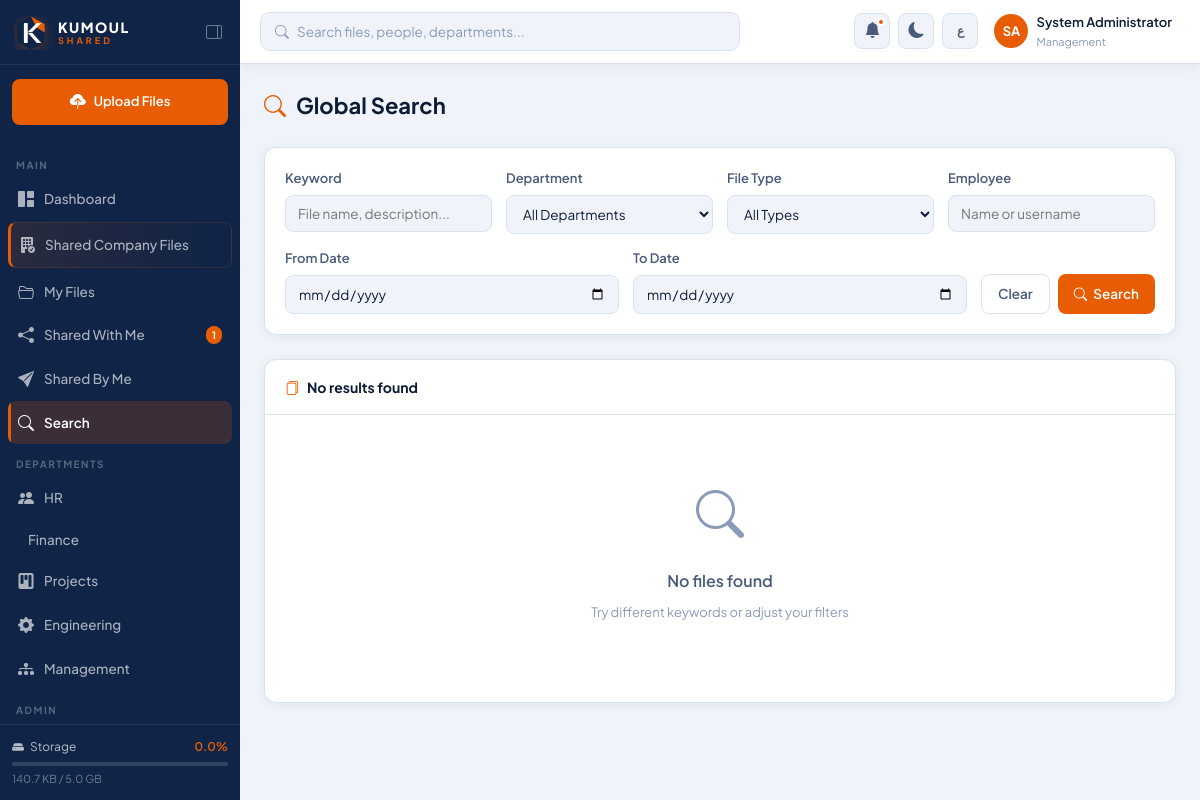
The page /search (signed in) on the database its author committed.
### app/models.py (models this page shows, shortened)
class User(UserMixin, db.Model):
    __tablename__ = 'users'
    id = db.Column(db.Integer, primary_key=True)
    username = db.Column(db.String(80), unique=True, nullable=False)
    email = db.Column(db.String(120), unique=True, nullable=False)
    full_name = db.Column(db.String(150), nullable=False)
    full_name_ar = db.Column(db.String(150))
    department = db.Column(db.String(100), nullable=False, default='General')
    role = db.Column(db.String(20), nullable=False, default='employee')
    password_hash = db.Column(db.String(256), nullable=False)
    is_active = db.Column(db.Boolean, default=True)
    avatar_color = db.Column(db.String(20), default='#1a3a6b')
    storage_used = db.Column(db.BigInteger, default=0)
    storage_limit = db.Column(db.BigInteger, default=5 * 1024 * 1024 * 1024)
    created_at = db.Column(db.DateTime, default=datetime.utcnow)
    last_login = db.Column(db.DateTime)
    theme = db.Column(db.String(10), default='light')
    language = db.Column(db.String(5), default='en')
    files = db.relationship('File', backref='owner', lazy='dynamic', foreign_keys='File.owner_id')
    folders = db.relationship('Folder', backref='owner', lazy='dynamic', foreign_keys='Folder.owner_id')
    notifications = db.relationship('Notification', backref='user', lazy='dynamic')
    sent_shares = db.relationship('FileShare', backref='sender', lazy='dynamic', foreign_keys='FileShare.sender_id')
    received_shares = db.relationship('FileShare', backref='recipient', lazy='dynamic', foreign_keys='FileShare.recipient_id')
    def get_initials(self):
        parts = self.full_name.split()
        if len(parts) >= 2:
            return parts[0][0].upper() + parts[-1][0].upper()
        return self.full_name[:2].upper()
    def storage_percent(self):
        if self.storage_limit == 0:
            return 0
        return min(100, round((self.storage_used / self.storage_limit) * 100, 1))

### app/routes/search.py (the view, shortened to what this page needs)
@search_bp.route('/search')
@login_required
def search():
    q = request.args.get('q', '').strip()
    dept = request.args.get('dept', '')
    file_type = request.args.get('type', '')
    date_from = request.args.get('date_from', '')
    date_to = request.args.get('date_to', '')
    owner = request.args.get('owner', '')
    results = []
    from app.models import DEPARTMENTS
    return render_template('files/search.html',
        results=results, q=q, dept=dept, file_type=file_type,
        date_from=date_from, date_to=date_to, owner=owner,
        departments=DEPARTMENTS
    )

### app/__init__.py (called while the page is built)
def fmt_bytes(size):
    if not size:
        return '0 B'
    for unit in ['B', 'KB', 'MB', 'GB', 'TB']:
        if size < 1024:
            return f"{size:.1f} {unit}"
        size /= 1024
    return f"{size:.1f} TB"

### app/models.py (called while the page is built)
@login_manager.user_loader
def load_user(user_id):
    return User.query.get(int(user_id))

### app/templates/files/search.html (shortened to what this page needs)
{% extends 'base.html' %}
{% block content %}
<div class="page-header">
  <div class="page-title"><i class="bi bi-search"></i> Global Search</div>
</div>
<div class="card" style="margin-bottom:24px">
  <div class="card-body">
    <form method="GET" action="{{ url_for('search.search') }}">
      <div style="display:grid;grid-template-columns:1fr 1fr 1fr 1fr;gap:14px;margin-bottom:14px">
        <div class="form-group" style="margin:0">
          <label class="form-label">Keyword</label>
          <input type="text" name="q" class="form-control" placeholder="File name, description..." value="{{ q }}">
        </div>
        <div class="form-group" style="margin:0">
          <label class="form-label">Department</label>
          <select name="dept" class="form-control">
            <option value="">All Departments</option>
          </select>
        </div>
        <div class="form-group" style="margin:0">
          <label class="form-label">File Type</label>
          <select name="type" class="form-control">
            <option value="">All Types</option>
          </select>
        </div>
        <div class="form-group" style="margin:0">
          <label class="form-label">Employee</label>
          <input type="text" name="owner" class="form-control" placeholder="Name or username" value="{{ owner }}">
        </div>
      </div>
      <div style="display:grid;grid-template-columns:1fr 1fr auto;gap:14px;align-items:flex-end">
        <div class="form-group" style="margin:0">
          <label class="form-label">From Date</label>
          <input type="date" name="date_from" class="form-control" value="{{ date_from }}">
        </div>
        <div class="form-group" style="margin:0">
          <label class="form-label">To Date</label>
          <input type="date" name="date_to" class="form-control" value="{{ date_to }}">
        </div>
        <div style="display:flex;gap:8px">
          <a href="{{ url_for('search.search') }}" class="btn btn-outline">Clear</a>
          <button type="submit" class="btn btn-orange"><i class="bi bi-search"></i> Search</button>
        </div>
      </div>
    </form>
  </div>
</div>
{% if results is not none %}
<div class="card">
  <div class="card-header">
    <div class="card-title">
      <i class="bi bi-files"></i>
      {% if results %}
        {{ results|length }} result(s) found
        {% if q %} for "<strong>{{ q }}</strong>"{% endif %}
      {% else %}
        No results found
      {% endif %}
    </div>
  </div>
  {% if results %}
  <table class="file-table">
    <thead>
      <tr>
        <th>File</th>
        <th>Owner</th>
        <th>Department</th>
        <th>Size</th>
        <th>Date</th>
        <th>Actions</th>
      </tr>
    </thead>
    <tbody>
      {% for file, owner in results %}
      <tr>
        <td>
          <div style="display:flex;align-items:center;gap:10px">
            <i class="bi {{ file.icon_class() }}" style="font-size:20px;flex-shrink:0"></i>
            <div>
              <div style="font-weight:600;font-size:13px">{{ file.original_name }}</div>
              {% if file.description %}<div style="font-size:11px;color:var(--text-3)">{{ file.description[:60] }}{% if file.description|length > 60 %}...{% endif %}</div>{% endif %}
            </div>
          </div>
        </td>
        <td>
          <div style="display:flex;align-items:center;gap:6px">
            <div class="user-avatar" style="background:{{ owner.avatar_color }};width:26px;height:26px;border-radius:50%;display:flex;align-items:center;justify-content:center;font-size:10px;color:white;font-weight:700;flex-shrink:0">
              {{ owner.get_initials() }}
            </div>
            <span style="font-size:13px">{{ owner.full_name }}</span>
          </div>
        </td>
        <td>{% if file.department %}<span class="dept-tag">{{ file.department }}</span>{% else %}—{% endif %}</td>
        <td style="color:var(--text-3)">{{ file.human_size() }}</td>
        <td style="color:var(--text-3)">{{ file.created_at.strftime('%Y-%m-%d') }}</td>
        <td>
          <div style="display:flex;gap:4px">
            {% if file.is_previewable() %}
            <a href="{{ url_for('files.view_file', file_id=file.id) }}" class="file-action-btn" title="Preview"><i class="bi bi-eye"></i></a>
            {% endif %}
            <a href="{{ url_for('files.download', file_id=file.id) }}" class="file-action-btn" title="Download"><i class="bi bi-download"></i></a>
            <button class="file-action-btn" data-share-file="{{ file.id }}" data-file-name="{{ file.original_name }}" title="Share"><i class="bi bi-share"></i></button>
          </div>
        </td>
      </tr>
      {% endfor %}
    </tbody>
  </table>
  {% else %}
  <div class="empty-state">
    <i class="bi bi-search"></i>
    <h3>No files found</h3>
    <p>Try different keywords or adjust your filters</p>
  </div>
  {% endif %}
</div>
{% endif %}
{% endblock %}

### app/templates/base.html (shortened to what this page needs)
<!DOCTYPE html>
<html lang="{{ current_user.language if current_user.is_authenticated else 'en' }}"
      dir="{{ 'rtl' if (current_user.is_authenticated and current_user.language == 'ar') else 'ltr' }}"
      data-theme="{{ current_user.theme if current_user.is_authenticated else 'light' }}">
<head>
  <link href="https://cdn.jsdelivr.net/npm/bootstrap-icons@1.11.3/font/bootstrap-icons.css" rel="stylesheet">
  <link rel="stylesheet" href="{{ url_for('static', filename='css/main.css') }}">
</head>
<body>
{% if current_user.is_authenticated %}
<div class="sidebar" id="sidebar">
  <div class="sidebar-brand">
    <a href="{{ url_for('dashboard.home') }}" class="brand-logo-link">
      <div class="brand-logo-full">
        <div class="brand-text">
          <span class="brand-name">KUMOUL</span>
          <span class="brand-sub">SHARED</span>
        </div>
      </div>
    </a>
    <button class="sidebar-toggle-btn" id="sidebarToggle" title="Toggle sidebar">
      <i class="bi bi-layout-sidebar-reverse"></i>
    </button>
  </div>
  <div class="sidebar-quick-upload">
    <a href="{{ url_for('files.upload') }}" class="btn-quick-upload">
      <i class="bi bi-cloud-upload-fill"></i>
      <span>Upload Files</span>
    </a>
  </div>
  <nav class="sidebar-nav">
    <div class="nav-section-label">Main</div>
    <a href="{{ url_for('dashboard.home') }}"
       class="nav-link {% if request.endpoint == 'dashboard.home' %}active{% endif %}">
      <i class="bi bi-grid-1x2-fill"></i><span>Dashboard</span>
    </a>
    <a href="{{ url_for('company.index') }}"
       class="nav-link nav-link-company {% if 'company.' in (request.endpoint or '') %}active{% endif %}">
      <i class="bi bi-building-fill-check"></i>
      <span>Shared Company Files</span>
    </a>
    <a href="{{ url_for('files.list_files') }}"
       class="nav-link {% if request.endpoint in ['files.list_files','files.upload','files.view_file'] %}active{% endif %}">
      <i class="bi bi-folder2-open"></i><span>My Files</span>
    </a>
    <a href="{{ url_for('sharing.shared_with_me') }}"
       class="nav-link {% if request.endpoint == 'sharing.shared_with_me' %}active{% endif %}">
      <i class="bi bi-share-fill"></i>
      <span>Shared With Me</span>
      {% if unread_notifications > 0 %}
      <span class="nav-badge">{{ unread_notifications }}</span>
      {% endif %}
    </a>
    <a href="{{ url_for('sharing.shared_by_me') }}"
       class="nav-link {% if request.endpoint == 'sharing.shared_by_me' %}active{% endif %}">
      <i class="bi bi-send-fill"></i><span>Shared By Me</span>
    </a>
    <a href="{{ url_for('search.search') }}"
       class="nav-link {% if request.endpoint == 'search.search' %}active{% endif %}">
      <i class="bi bi-search"></i><span>Search</span>
    </a>
    <div class="nav-section-label">Departments</div>
    {% set dept_icons = {'HR':'people','Finance':'cash-stack','Projects':'kanban','Engineering':'gear','Management':'diagram-3'} %}
    {% for dept in ['HR','Finance','Projects','Engineering','Management'] %}
    <a href="{{ url_for('files.list_files', dept=dept) }}"
       class="nav-link {% if request.args.get('dept') == dept %}active{% endif %}">
      <i class="bi bi-{{ dept_icons[dept] }}-fill"></i>
      <span>{{ dept }}</span>
    </a>
    {% endfor %}
    {% if current_user.role == 'admin' %}
    <div class="nav-section-label">Admin</div>
    <a href="{{ url_for('admin.dashboard') }}"
       class="nav-link {% if 'admin' in (request.endpoint or '') %}active{% endif %}">
    </a>
    {% endif %}
  </nav>
  <div class="sidebar-footer">
    <div class="storage-widget">
      <div class="storage-header">
        <i class="bi bi-hdd-fill"></i>
        <span>Storage</span>
        <span class="storage-percent">{{ current_user.storage_percent() }}%</span>
      </div>
      <div class="storage-bar">
      </div>
      <div class="storage-detail">
        {{ format_bytes(current_user.storage_used) }} / {{ format_bytes(current_user.storage_limit) }}
      </div>
    </div>
  </div>
</div>
<div class="main-wrapper" id="mainWrapper">
  <header class="topbar">
    <div class="topbar-left">
      <form action="{{ url_for('search.search') }}" method="GET" class="topbar-search">
        <i class="bi bi-search search-icon"></i>
        <input type="text" name="q"
               placeholder="Search files, people, departments..."
               value="{{ request.args.get('q', '') }}" autocomplete="off">
      </form>
    </div>
    <div class="topbar-right">
      <div class="topbar-notif" id="notifBtn">
        <button class="icon-btn" title="Notifications">
          <i class="bi bi-bell-fill"></i>
          <span class="notif-dot" id="notifDot"
                {% if unread_notifications == 0 %}style="display:none"{% endif %}></span>
        </button>
      </div>
      <button class="icon-btn theme-toggle" id="themeToggle" title="Toggle dark/light mode">
        <i class="bi bi-{{ 'sun-fill' if current_user.theme == 'dark' else 'moon-fill' }}"></i>
      </button>
      <button class="icon-btn lang-toggle" id="langToggle" title="Toggle language">
        <span>{{ 'EN' if current_user.language == 'ar' else 'ع' }}</span>
      </button>
      <div class="topbar-user" id="userMenuBtn">
        <div class="user-avatar" style="background:{{ current_user.avatar_color }}">
          {{ current_user.get_initials() }}
        </div>
        <div class="user-info">
          <span class="user-name">{{ current_user.full_name }}</span>
          <span class="user-dept">{{ current_user.department }}</span>
        </div>
      </div>
    </div>
  </header>
  <main class="page-content">
    {% block content %}{% endblock %}
  </main>
</div>
{% else %}
  {% block auth_content %}{% endblock %}
{% endif %}
</body>
</html>

### rows shown on the page
User: is_active True (drawn), storage_percent "0.0", storage_used "140.7 KB", storage_limit "5.0 GB", language "ع", get_initials "SA", full_name "System Administrator", department "Management"

### other values the page prints
{{ unread_notifications }} "1"
{{ dept }} "HR" "Finance" "Projects" "Engineering" "Management"
